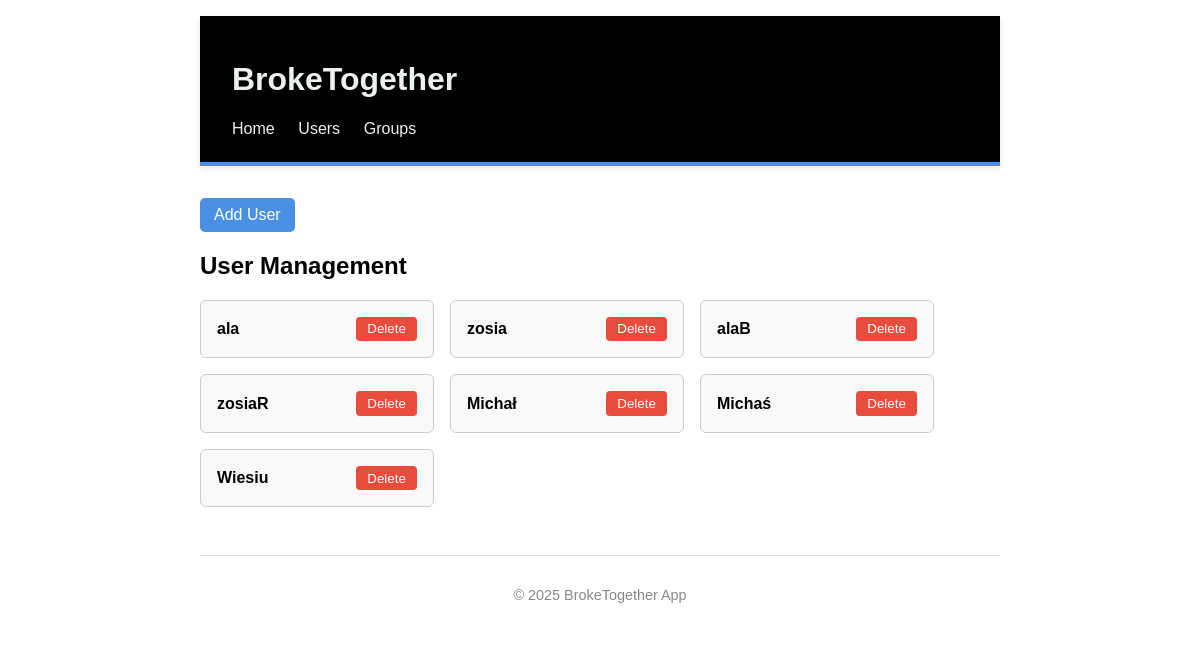
The app's page /users/, older data.
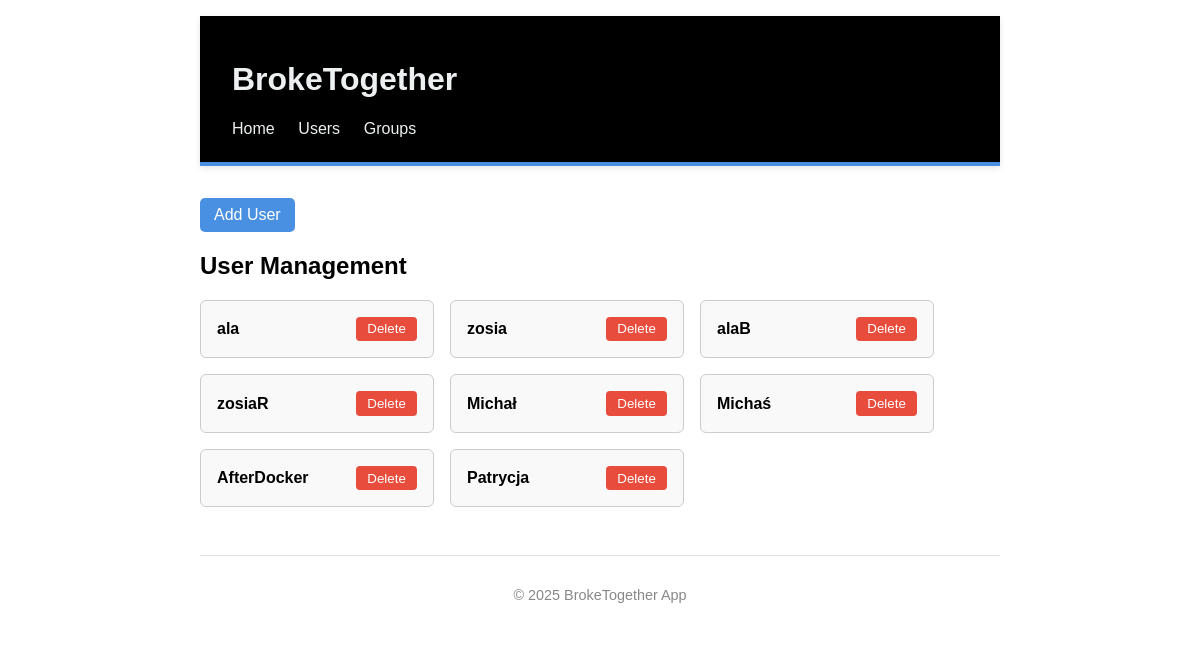
The same page, newer data.
### app/models.py (models this page shows)
class Base(DeclarativeBase):
    pass

class User(Base):
    __tablename__ = "users"
    id: Mapped[int] = mapped_column(primary_key=True)
    username: Mapped[str] = mapped_column(Text, nullable=False, unique=True)
    hashed_password: Mapped[str] = mapped_column(Text, nullable=False)
    groups: Mapped[list["Group"]] = relationship(
        "Group",
        secondary=user_group_association,
        back_populates="users"
    )
    expenses: Mapped[list["Expense"]] = relationship(
        "Expense",
        back_populates="user",
        cascade="all, delete-orphan"
    )

### app/routers/users.py (the view)
@router.get("/", response_class=HTMLResponse)
def get_users(request: Request, db: Session = Depends(get_db)):
    users = get_all_users(db)
    return templates.TemplateResponse("users.html", {"request": request, "users": users})

### app/templates/users.html (shortened to what this page needs)
{% extends "base.html" %}
{% block content %}
<div style="margin-top: 2rem;">
    <form action="/forms/user">
        <button type="submit" class="btn">Add User</button>
    </form>
</div>
<h2>User Management</h2>
<div class="user-list">
  {% for user in users %}
    <div class="user-card">
      <span class="username">{{ user.username }}</span>
      <form action="/users/{{ user.id }}/delete" method="post" onsubmit="return confirm('Na pewno chcesz usunąć użytkownika {{ user.username }}?');">
        <button type="submit" class="delete-button">Delete</button>
      </form>
    </div>
  {% else %}
    <p>No users found.</p>
  {% endfor %}
</div>
{% endblock %}

Row changes from the older to the newer data that the page shows:
removed User: username "Wiesiu"
added User: username "AfterDocker"
added User: username "Patrycja"
